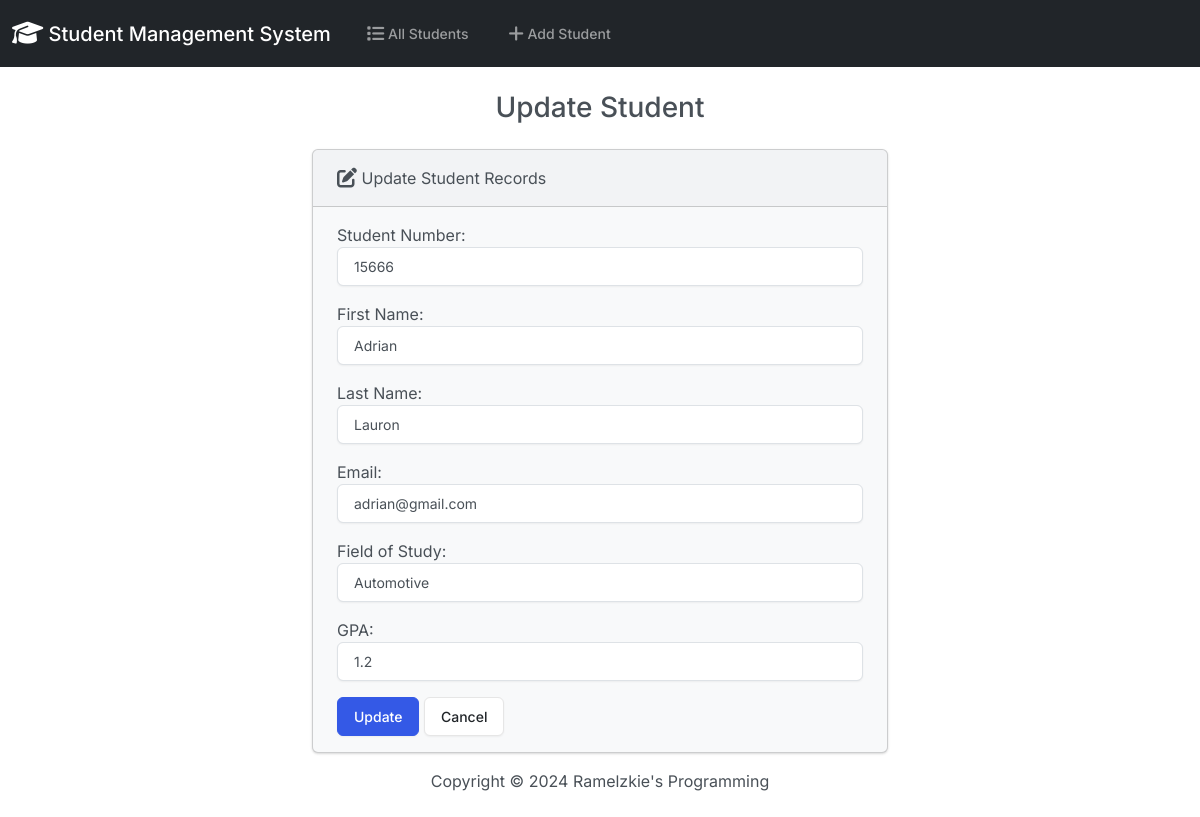
Page /edit/2/ on the committed database.
### students/models.py (models this page shows, shortened)
class Student(models.Model):
    student_number = models.PositiveIntegerField()
    first_name = models.CharField(max_length=50)
    last_name = models.CharField(max_length=50)
    email = models.EmailField(max_length=100)
    field_of_study = models.CharField(max_length=50)
    gpa = models.FloatField()

### students/views.py (the view)
# urls.py: path('edit/<int:id>/', views.edit, name='edit'),
def edit(request, id):
    student = get_object_or_404(Student, pk=id)
    if request.method == 'POST':
        form = StudentForm(request.POST, instance=student)
        if form.is_valid():
            form.save()
            return render(request, 'students/edit.html', {
                'form': form,
                'success': True
            })
    else:
        form = StudentForm(instance=student)
    return render(request, 'students/edit.html', {
    'form': form,
    'student': student
})

### students/forms.py
class StudentForm(forms.ModelForm):
    class Meta:
        model = Student
        fields = ['student_number', 'first_name', 'last_name', 'email', 'field_of_study','gpa']
        labels = {
            'student_number': 'Student Number',
            'first_name': 'First Name',
            'last_name': 'Last Name',
            'email': 'Email',
            'field_of_study': 'Field of Study',
            'gpa': 'GPA'
        }
        widgets = {
            'student_number': forms.NumberInput(attrs={'class': 'form-control'}),
            'first_name': forms.TextInput(attrs={'class': 'form-control'}),
            'last_name': forms.TextInput(attrs={'class': 'form-control'}),
            'email': forms.EmailInput(attrs={'class': 'form-control'}),
            'field_of_study': forms.TextInput(attrs={'class': 'form-control'}),
            'gpa': forms.NumberInput(attrs={'class': 'form-control'}),
        }

### students/templates/students/edit.html (shortened to what this page needs)
{% extends "students/base.html"%}
{% block body %}
    <h3 class="text-center m-4">Update Student</h3>
    {% if success %}
        <div class="alert alert-success" role="alert">
            The student updated successfully.
            <a href="{% url 'index'%}" class="alert-link">Go to Home Page</a>
        </div>
    {% else %}
    <div class="row justify-content-center">
        <div class="col-6">
            <div class="card bg-light mb-3">
                <div class="card-header">
                    <i class="fa-solid fa-pen-to-square fa-lg"></i> Update Student Records
                </div>
                <div class="card-body">
                    <form action="{% if student and student.pk %}{% url 'edit' id=student.pk %}{% endif %}" method="POST">
                        {{ form.as_p }}
                        <button type="submit" class="btn btn-primary">Update</button>
                        <a href="{% url 'index' %}" class="btn btn-secondary">Cancel</a>
                    </form>
                </div>
            </div>
        </div>
    </div>
    {% endif %}
{% endblock %}

### rows in the picture
Student: student_number "15666", first_name "Adrian", last_name "Lauron", email "adrian@gmail.com", field_of_study "Automotive", gpa "1.2"
